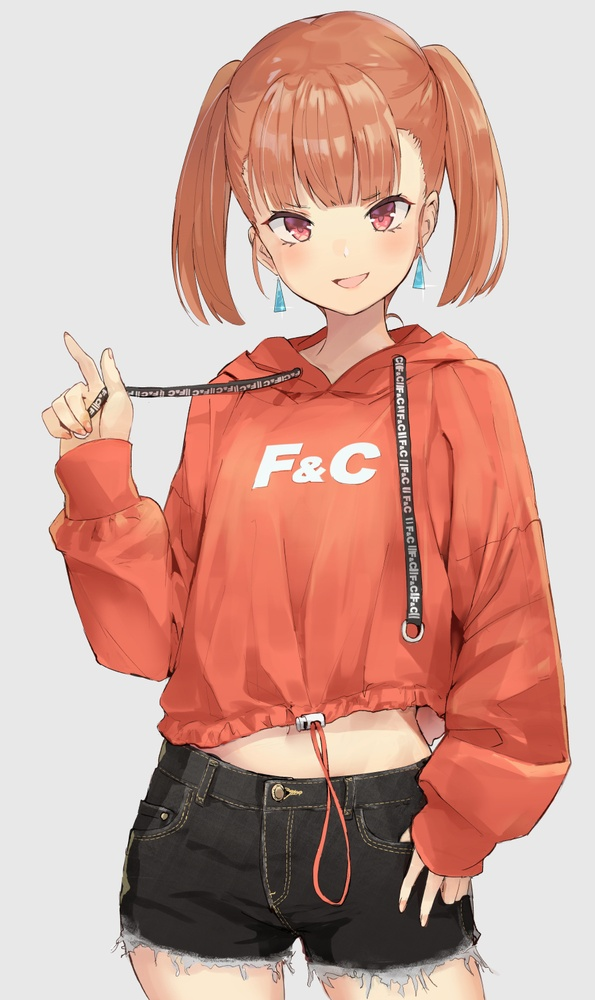
#> input picture tools/vidar2frame/test.jpg, 595 x 1000 px, shrunk from 887 x 1492 before the run
$ python run_vidar_rec.py
#> lines starting #> are read from the running program, lines starting #| are printed output that depends on the picture; long printed decimals are rounded
# !/usr/bin/python3
# -*- coding: utf-8 -*-
# Created by kyoRan on 2022/10/7 10:43

import cv2
import math
import numpy as np

def run_vidar_rec(spike_planes, gamma=None):

    # [8 lines of commented-out code are left out]
    img = (sum(spike_planes).astype(np.float32) / len(spike_planes)) * 255.

    # 自动计算gamma值
    if gamma is None:
        mean = np.mean(img)
        gamma = math.log10(0.5) / math.log10(mean / 255)  # 公式计算gamma

    # gamma变换
    rec_img = np.power(img / 255., gamma)

    return rec_img

if __name__ == '__main__':
    img_gray = cv2.imread("./test.jpg", 0)  # 灰度图读取，用于计算gamma值
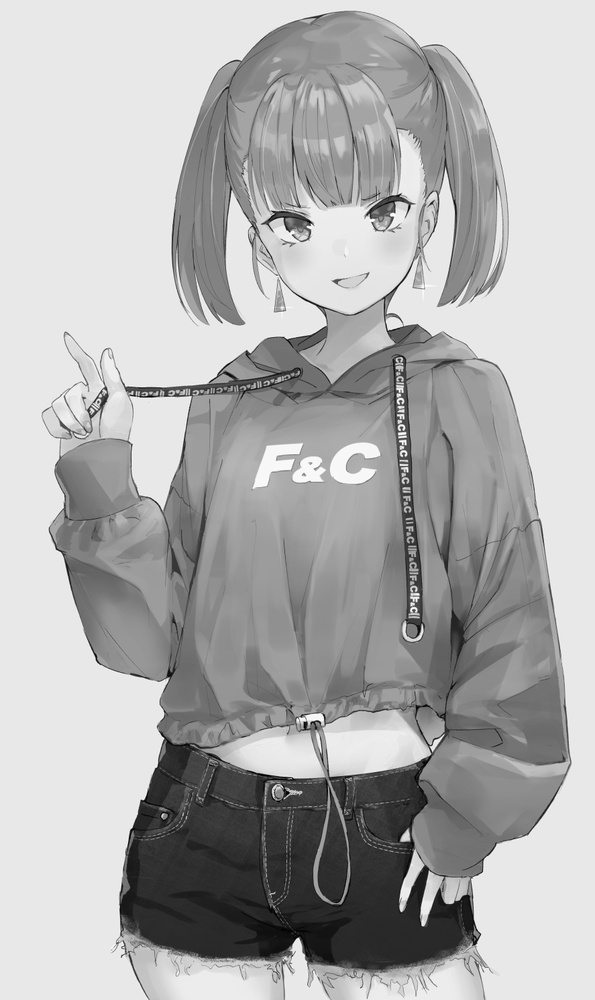
#> img_gray: shape (1000, 595); min 0, max 255, mean 175.3
    print(img_gray)
#> (printed output is left out)
    mean = np.mean(img_gray)
#> mean = 175.3
    gamma_val = math.log10(0.5) / math.log10(mean / 255)
#> gamma_val = 1.85
    print("mean:", mean)
#| mean: 175.2674
    print("gamma_val:", gamma_val)
#| gamma_val: 1.849

    img1 = np.power(img_gray / 255., 1 / 1.5)
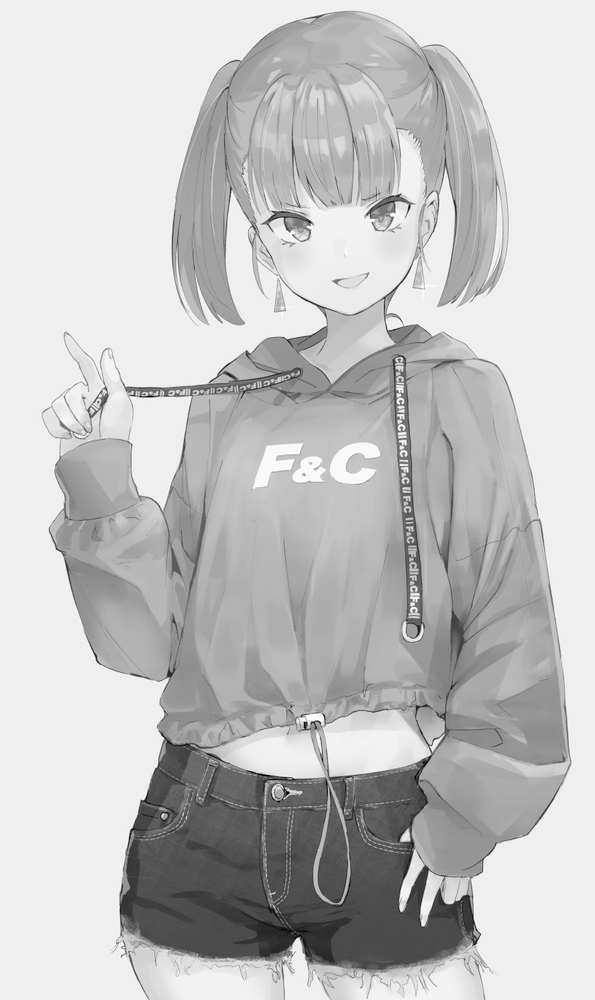
#> img1: shape (1000, 595) float64; min 0, max 1, mean 0.765
    img2 = np.power(img_gray / 255., 1.5)
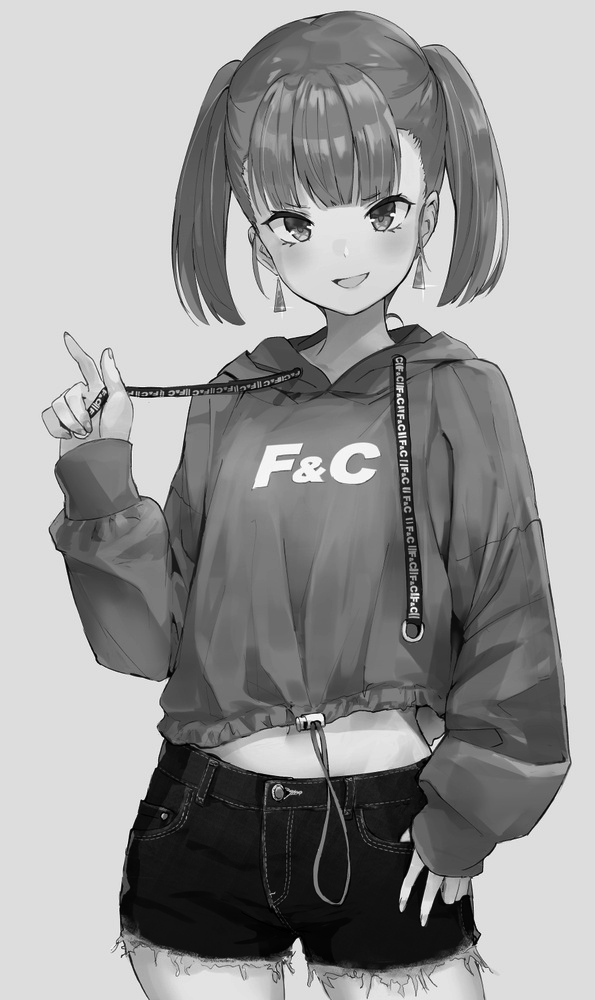
#> img2: shape (1000, 595) float64; min 0, max 1, mean 0.599
    print("img1:", img1.max(), img1.min())
#| img1: 1.0 0.0
    print("img2:", img2.max(), img2.min())
#| img2: 1.0 0.0

    cv2.imshow("raw_img", img_gray)
    cv2.imshow("img1", img1)
    cv2.imshow("img2", img2)
    cv2.waitKey(0)
